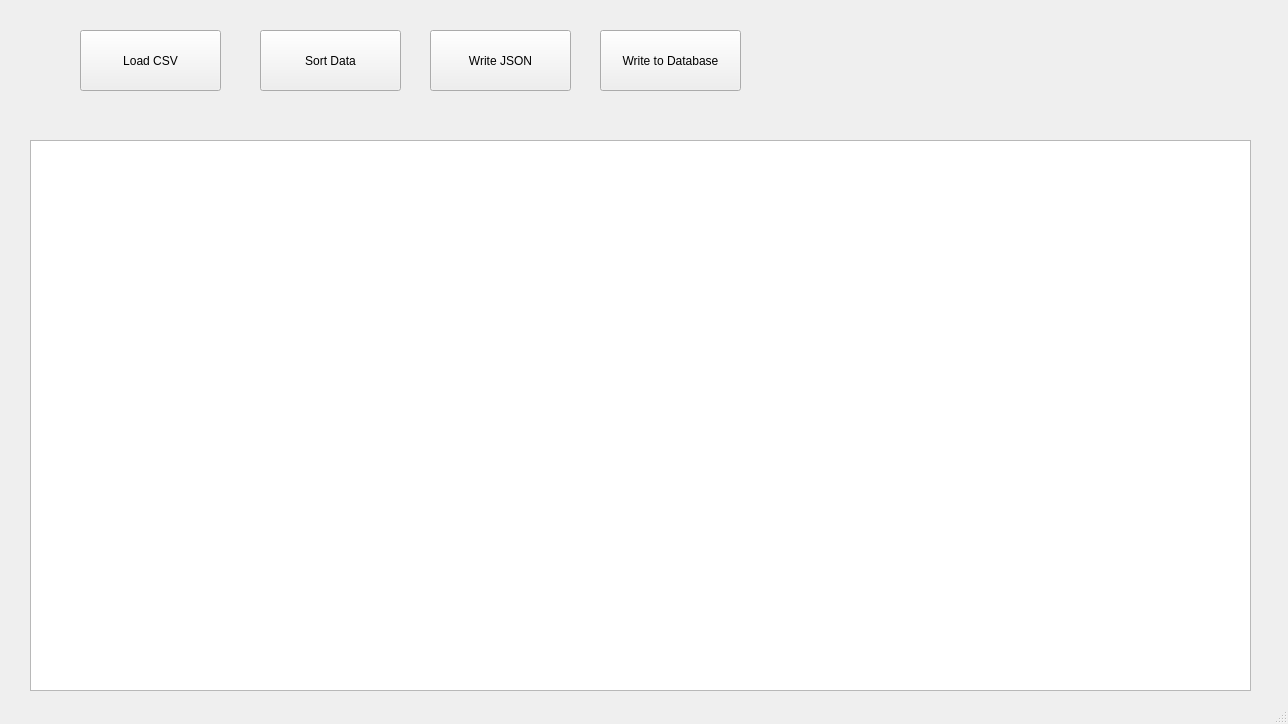
<?xml version="1.0" encoding="UTF-8"?>
<ui version="4.0">
 <class>MainWindow</class>
 <widget class="QMainWindow" name="MainWindow">
  <property name="geometry">
   <rect>
    <x>0</x>
    <y>0</y>
    <width>1288</width>
    <height>724</height>
   </rect>
  </property>
  <property name="windowTitle">
   <string>MainWindow</string>
  </property>
  <widget class="QWidget" name="centralwidget">
   <widget class="QPushButton" name="load_csv">
    <property name="geometry">
     <rect>
      <x>80</x>
      <y>30</y>
      <width>141</width>
      <height>61</height>
     </rect>
    </property>
    <property name="text">
     <string>Load CSV</string>
    </property>
   </widget>
   <widget class="QPushButton" name="sort_data">
    <property name="geometry">
     <rect>
      <x>260</x>
      <y>30</y>
      <width>141</width>
      <height>61</height>
     </rect>
    </property>
    <property name="text">
     <string>Sort Data</string>
    </property>
   </widget>
   <widget class="QPushButton" name="write_json">
    <property name="geometry">
     <rect>
      <x>430</x>
      <y>30</y>
      <width>141</width>
      <height>61</height>
     </rect>
    </property>
    <property name="text">
     <string>Write JSON</string>
    </property>
   </widget>
   <widget class="QPushButton" name="writeDB">
    <property name="geometry">
     <rect>
      <x>600</x>
      <y>30</y>
      <width>141</width>
      <height>61</height>
     </rect>
    </property>
    <property name="text">
     <string>Write to Database</string>
    </property>
   </widget>
   <widget class="QTableWidget" name="tableWidget">
    <property name="geometry">
     <rect>
      <x>30</x>
      <y>140</y>
      <width>1221</width>
      <height>551</height>
     </rect>
    </property>
   </widget>
  </widget>
  <widget class="QMenuBar" name="menubar">
   <property name="geometry">
    <rect>
     <x>0</x>
     <y>0</y>
     <width>1288</width>
     <height>22</height>
    </rect>
   </property>
  </widget>
  <widget class="QStatusBar" name="statusbar"/>
 </widget>
 <resources/>
 <connections/>
</ui>
